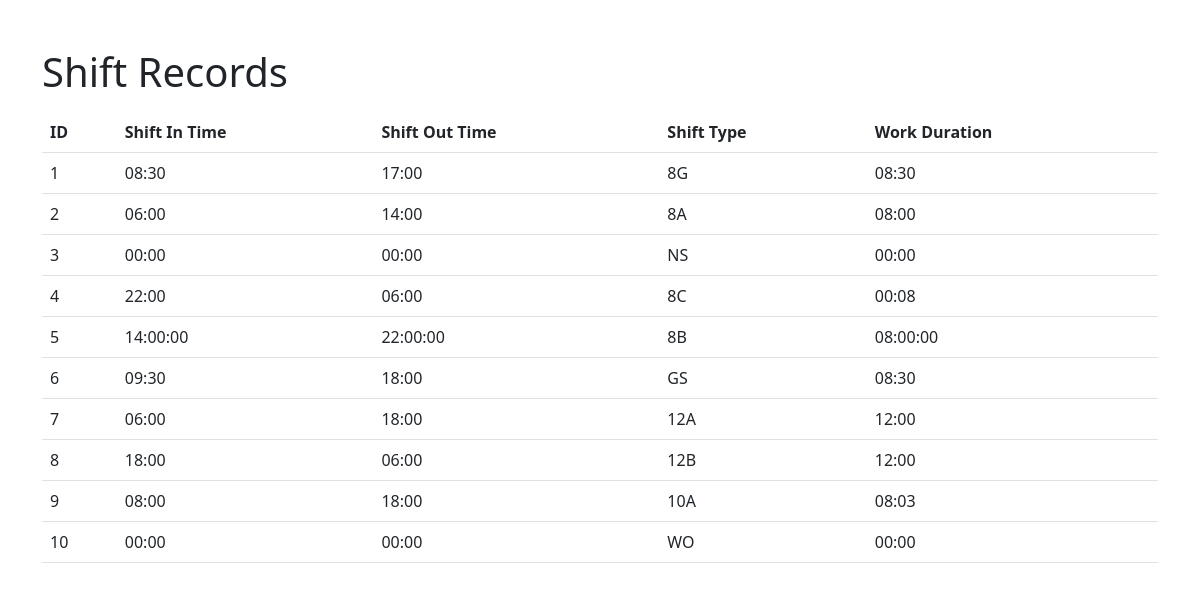
The app's page /shift with its own data.
### app/models.py (models this page shows)
class Shift_time(db.Model):
    id = db.Column(db.Integer, primary_key=True)
    shiftIntime = db.Column(db.String(150))
    shift_Outtime = db.Column(db.String(150))
    shiftType = db.Column(db.String(150))
    work_Duration=db.Column(db.String(150))

### app/views.py (the view)
@views.route('/shift')
def viewShift():
    records=Shift_time.query.order_by(Shift_time.id)
    return render_template('shift.html',records=records)

### app/templates/shift.html (shortened to what this page needs)
<!DOCTYPE html>
<html lang="en">
<head>
    <link rel="stylesheet" href="https://cdn.jsdelivr.net/npm/bootstrap@5.3.0/dist/css/bootstrap.min.css">
</head>
<body>
    <div class="container">
        <h1 class="mt-5">Shift Records</h1>
        <table class="table mt-3">
            <thead>
                <tr>
                    <th>ID</th>
                    <th>Shift In Time</th>
                    <th>Shift Out Time</th>
                    <th>Shift Type</th>
                    <th>Work Duration</th>
                </tr>
            </thead>
            <tbody>
                {% for record in records %}
                <tr>
                    <td>{{ record.id }}</td>
                    <td>{{ record.shiftIntime }}</td>
                    <td>{{ record.shift_Outtime }}</td>
                    <td>{{ record.shiftType }}</td>
                    <td>{{ record.work_Duration }}</td>
                </tr>
                {% endfor %}
            </tbody>
        </table>
    </div>
</body>
</html>

### records on screen
Shift_time: id "1", shiftIntime "08:30", shift_Outtime "17:00", shiftType "8G", work_Duration "08:30"
Shift_time: id "2", shiftIntime "06:00", shift_Outtime "14:00", shiftType "8A", work_Duration "08:00"
Shift_time: id "3", shiftIntime "00:00", shift_Outtime "00:00", shiftType "NS", work_Duration "00:00"
Shift_time: id "4", shiftIntime "22:00", shift_Outtime "06:00", shiftType "8C", work_Duration "00:08"
Shift_time: id "5", shiftIntime "14:00:00", shift_Outtime "22:00:00", shiftType "8B", work_Duration "08:00:00"
Shift_time: id "6", shiftIntime "09:30", shift_Outtime "18:00", shiftType "GS", work_Duration "08:30"
Shift_time: id "7", shiftIntime "06:00", shift_Outtime "18:00", shiftType "12A", work_Duration "12:00"
Shift_time: id "8", shiftIntime "18:00", shift_Outtime "06:00", shiftType "12B", work_Duration "12:00"
Shift_time: id "9", shiftIntime "08:00", shift_Outtime "18:00", shiftType "10A", work_Duration "08:03"
Shift_time: id "10", shiftIntime "00:00", shift_Outtime "00:00", shiftType "WO", work_Duration "00:00"
